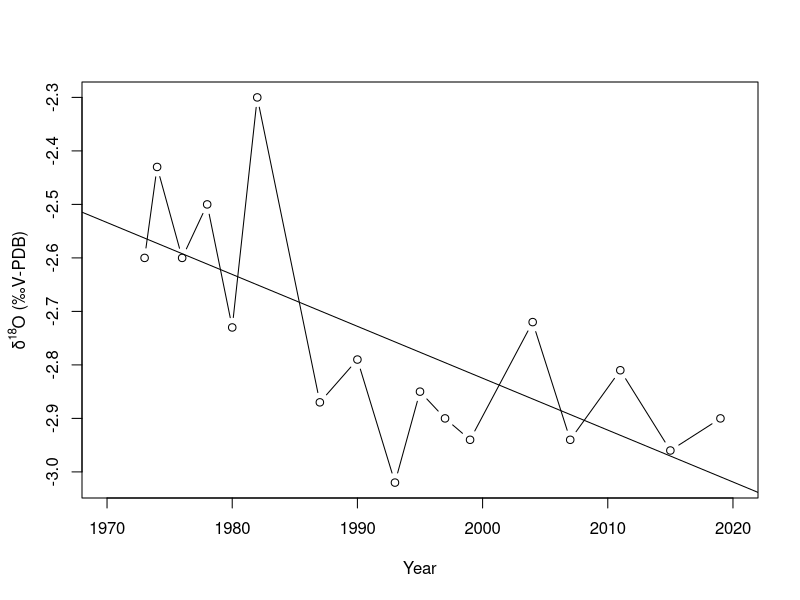
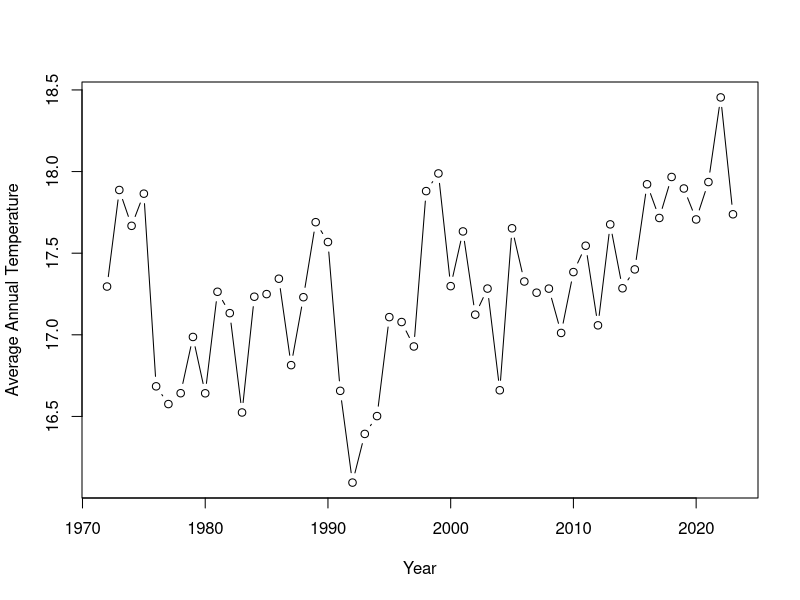
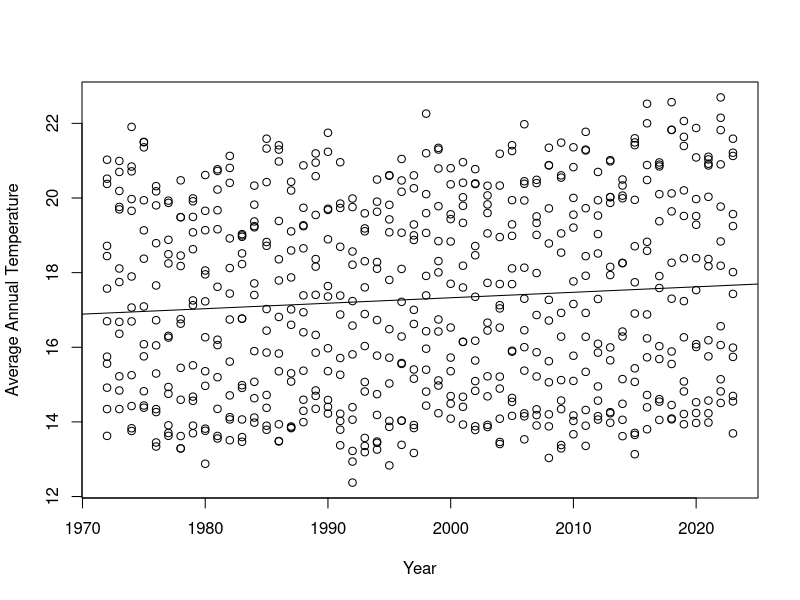
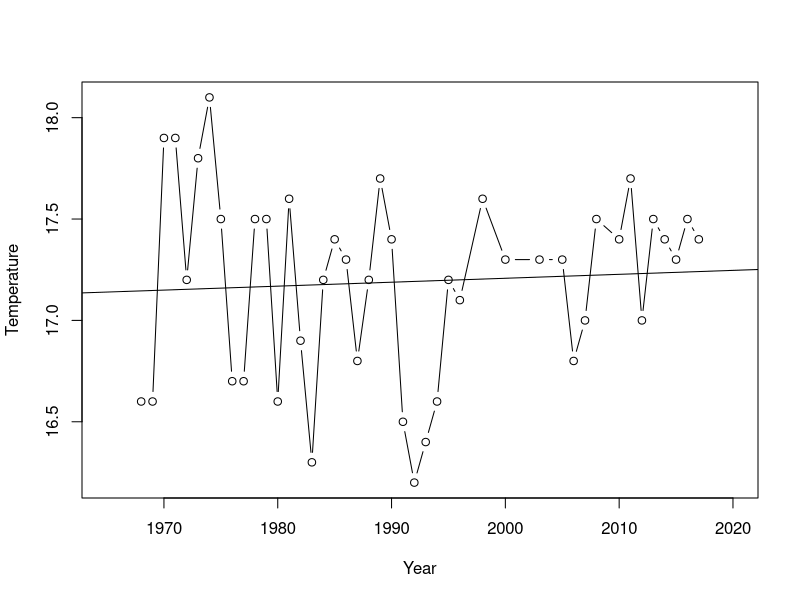
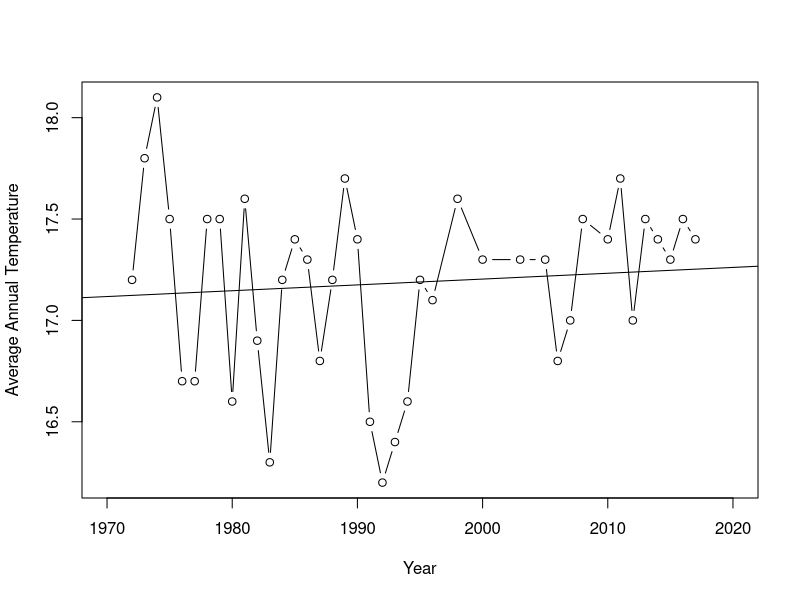

These figures' R source, in order:
# d18O Analysis

# Set working directory
setwd("/Users/katiehefner/Documents/FAUPaleobiology/Semester_2/Research_Project/")

# Read in data and check it
data <- read.csv("data/d18O.csv")
str(data)

# Remove NAs
clean_data <- data[which(!data$d18O=="NA"),]
clean_data

# Run linear regression
model <- lm(d18O ~ Year_Avg, data = clean_data)
model
summary(model)

# Plot
quartz()
plot(d18O ~ Year_Avg, data = clean_data, type = "b", xlab = "Year", 
     ylab = "", xlim=c(1970,2020))
title(ylab=expression("δ"^18 *"O (‰V-PDB)"), line=2.5)
abline(model)


################################

# Modeled data

# Read in
modeled <- read.csv("data/modeledTemp.csv")

# Constrain from 1972 - 2023
conModeled <- modeled[385:1008,]

## Average months for each year

# Vector to save averages
averages <- rep(NA, length(unique(conModeled$year)))
names(averages) <- (unique(conModeled$year))


# Initialize loop
i = 1972
j = 1

for (j in 1:length(unique(conModeled$year))) {
  currentyear <- conModeled[which(conModeled$year==i),]
  sum <- sum(currentyear$SST_degC)
  averages[j] <- sum/length(currentyear$year)
  
  i = i + 1 
  j = j + 1
}
averages

# convert to data.frame
listAverages <- (as.list(averages))
df <- data.frame(names = names(averages), averages = unname(averages))

# Perform linear regression
linMod <- lm(SST_degC ~ year, data = conModeled)
summary(linMod)

# Plot
plot(df, type = "b", xlab = "Year", ylab = "Average Annual Temperature")
plot(SST_degC ~ year, data = conModeled, xlab = "Year", ylab = "Average Annual Temperature")
abline(linMod)

#############################################

# CSST Data

# Read in data
CSST <- read.csv("data/Leigh_Marine_Station_Annual_Mean_Temperature.csv")

# Remove years with NAs
clean_CSST <- CSST[which(CSST$Temperature..C!="NA"),]

# Perform linear regression
modelCSST <- lm(Temperature..C ~ Year, data = clean_CSST)
modelCSST
summary(modelCSST)

# Plot
plot(Temperature..C ~ Year, data = clean_CSST, type = "b", xlab = "Year", 
     ylab = "Temperature", xlim = c(1965, 2020))
abline(modelCSST)


# Constrain 1972 - 2017
conCSST <- clean_CSST[5:44,]

# Perform linear regression
modconCSST <- lm(Temperature..C ~ Year, data = conCSST)
summary(modconCSST)

# Plot
plot(Temperature..C ~ Year, data = conCSST, type = "b", xlab = "Year", 
     ylab = "Average Annual Temperature", xlim = c(1970, 2020))
abline(modconCSST)
